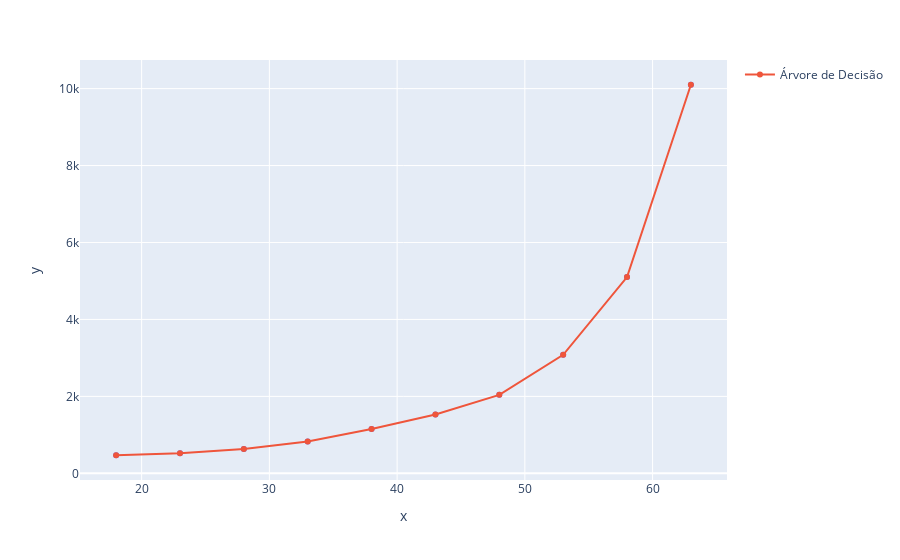

This figure's notebook cell:
### Code cell
grafico = px.scatter(x=x_plano_saude2.ravel(), y=y_plano_saude2)
grafico.add_scatter(x=x_plano_saude2.ravel(), y=previsoes, name='Árvore de Decisão')
grafico.show()

### Figure 1 — Plotly figure (JSON) as saved in the notebook; plotly's stock layout.template omitted (floating-point values rounded to 4 significant figures)
{"data": [{"hovertemplate": "x=%{x}<br>y=%{y}<extra></extra>", "legendgroup": "", "marker": {"color": "#636efa", "symbol": "circle"}, "mode": "markers", "name": "", "orientation": "v", "showlegend": false, "type": "scatter", "x": [18, 23, 28, 33, 38, 43, 48, 53, 58, 63], "xaxis": "x", "y": [470, 520, 630, 830, 1150, 1530, 2040, 3080, 5100, 10100], "yaxis": "y"}, {"name": "Árvore de Decisão", "type": "scatter", "x": [18, 23, 28, 33, 38, 43, 48, 53, 58, 63], "y": [470.0, 520.0, 630.0, 830.0, 1150.0, 1530.0, 2040.0, 3080.0, 5100.0, 10100.0]}], "layout": {"legend": {"tracegroupgap": 0}, "margin": {"t": 60}, "xaxis": {"anchor": "y", "domain": [0, 1], "title": {"text": "x"}}, "yaxis": {"anchor": "x", "domain": [0, 1], "title": {"text": "y"}}}}
